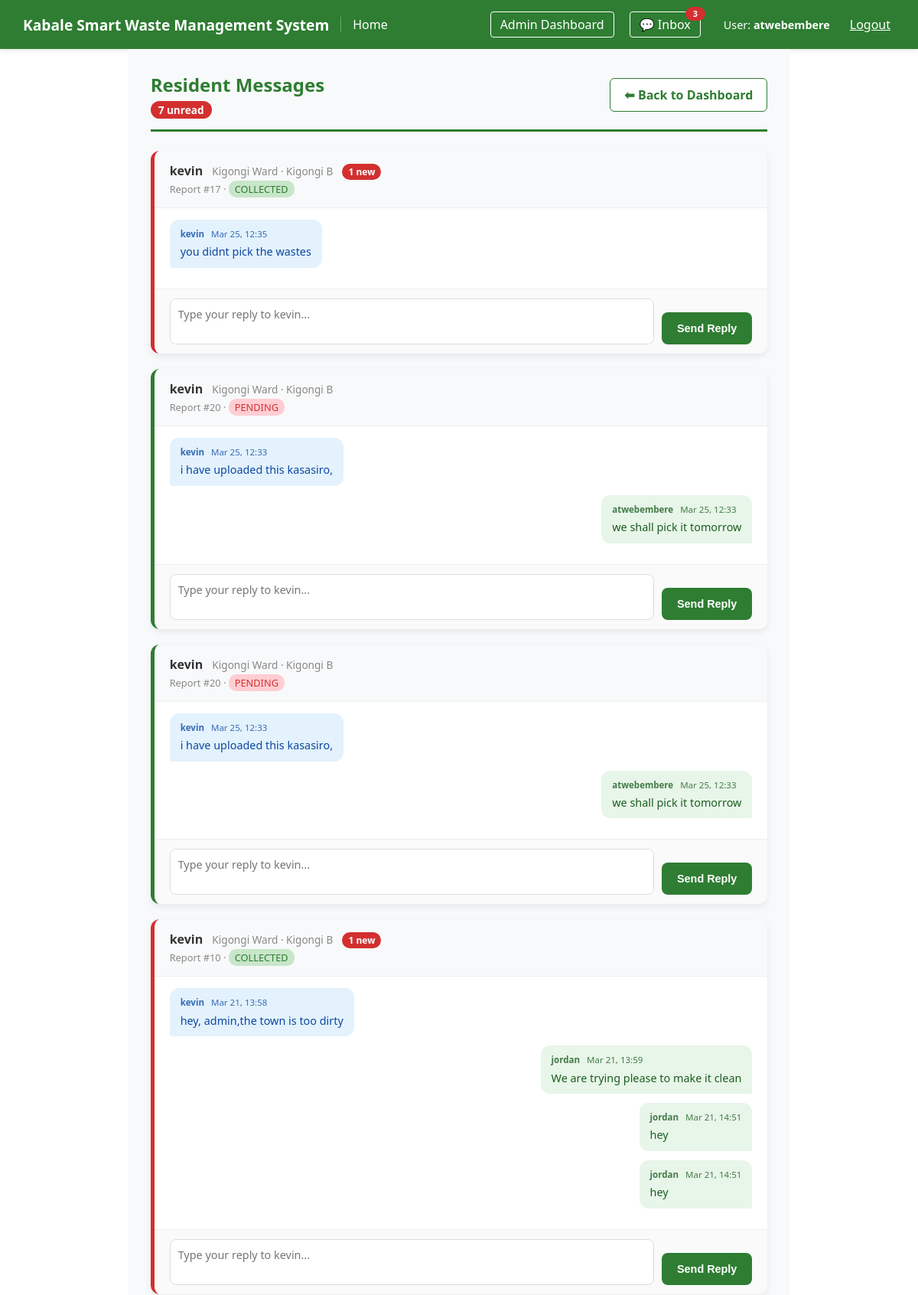
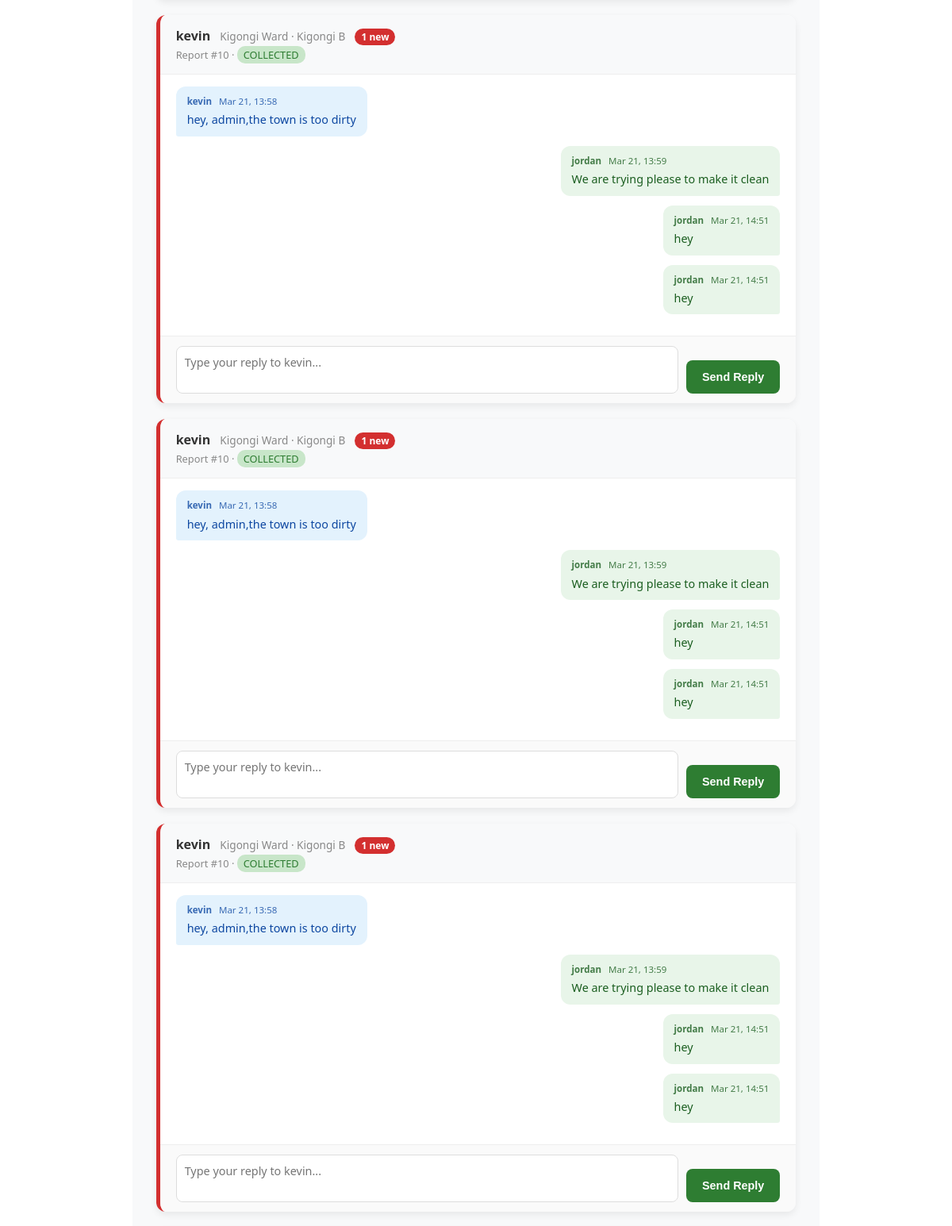
/users/messages/inbox/ (signed in, upper part), run on the app's committed database (2 pictures, top to bottom).
### users/models.py (models this page shows, shortened)
class User(AbstractUser):
    full_name = models.CharField(max_length=255, null=True, blank=True)
    DIVISION_CHOICES = [
        ('Central Division', 'Central Division'),
        ('Northern Division', 'Northern Division'),
        ('Southern Division', 'Southern Division'),
    ]
    division = models.CharField(
        max_length=50,
        choices=DIVISION_CHOICES,
        null=True,
        blank=True
    )
    ward = models.CharField(max_length=100, null=True, blank=True)
    cell = models.CharField(max_length=100, null=True, blank=True)

class WasteReport(models.Model):
    STATUS_CHOICES = [
        ('pending', 'Pending'),
        ('collected', 'Collected'),
    ]
    user = models.ForeignKey(User, on_delete=models.CASCADE, related_name='reports')
    image = models.ImageField(upload_to='waste_images/')
    latitude = models.DecimalField(max_digits=22, decimal_places=16)
    longitude = models.DecimalField(max_digits=22, decimal_places=16)
    location_address = models.CharField(max_length=500, null=True, blank=True)
    status = models.CharField(max_length=20, choices=STATUS_CHOICES, default='pending')
    created_at = models.DateTimeField(auto_now_add=True)
    updated_at = models.DateTimeField(auto_now=True)
    class Meta:
        ordering = ['-created_at']

class Message(models.Model):
    report = models.ForeignKey(
        WasteReport, on_delete=models.CASCADE, related_name='messages'
    )
    sender = models.ForeignKey(
        User, on_delete=models.CASCADE, related_name='sent_messages'
    )
    recipient = models.ForeignKey(
        User, on_delete=models.CASCADE, related_name='received_messages'
    )
    body = models.TextField()
    is_read = models.BooleanField(default=False)
    created_at = models.DateTimeField(auto_now_add=True)
    class Meta:
        ordering = ['created_at']

### users/views.py (the view)
# urls.py: path('messages/inbox/', views.AdminInboxView.as_view(), name='admin_inbox'),
class AdminInboxView(UserPassesTestMixin, TemplateView):
    template_name = 'users/admin_inbox.html'
    def test_func(self):
        return self.request.user.is_staff
    def get_context_data(self, **kwargs):
        context = super().get_context_data(**kwargs)
        reports_with_messages = (
            WasteReport.objects
            .filter(messages__isnull=False)
            .distinct()
            .select_related('user')
            .prefetch_related('messages__sender')
            .order_by('-messages__created_at')
        )
        inbox = []
        for report in reports_with_messages:
            unread = report.messages.filter(recipient=self.request.user, is_read=False).count()
            inbox.append({'report': report, 'unread': unread})
        context['inbox']        = inbox
        context['total_unread'] = sum(i['unread'] for i in inbox)
        return context

### users/context_processors.py (called while the page is built)
def unread_message_count(request):
    if request.user.is_authenticated and request.user.is_staff:
        count = Message.objects.filter(recipient=request.user, is_read=False).count()
        return {'total_unread_messages': count}
    return {'total_unread_messages': 0}

### templates/users/admin_inbox.html (shortened to what this page needs)
{% extends 'base.html' %}
{% block content %}
<div style="padding: 30px; background: #f8f9fa; min-height: 100vh;">
    <div class="inbox-header">
        <div>
            <h2 style="color: #2e7d32; margin: 0;">Resident Messages</h2>
            <p style="color: #666; margin: 5px 0 0 0;">
                {% if total_unread > 0 %}
                    <span style="background: #d32f2f; color: white; padding: 2px 10px; border-radius: 20px; font-size: 0.85em; font-weight: bold;">
                        {{ total_unread }} unread
                    </span>
                {% else %}
                    All messages read
                {% endif %}
            </p>
        </div>
        <a href="{% url 'admin_dashboard' %}" class="btn-back">
            ⬅ Back to Dashboard
        </a>
    </div>
    {% for item in inbox %}
    {% with report=item.report %}
    <div style="background: white; border-radius: 12px; margin-bottom: 20px; box-shadow: 0 4px 10px rgba(0,0,0,0.07); overflow: hidden;
        border-left: 5px solid {% if item.unread > 0 %}#d32f2f{% else %}#2e7d32{% endif %};">
        <div class="inbox-report-header">
            <div>
                <strong style="color: #333;">{{ report.user.get_full_name|default:report.user.username }}</strong>
                <span style="color: #888; font-size: 0.85em; margin-left: 8px;">{{ report.user.ward }} Ward · {{ report.user.cell }}</span>
                {% if item.unread > 0 %}
                    <span style="background: #d32f2f; color: white; padding: 2px 8px; border-radius: 20px; font-size: 0.75em; font-weight: bold; margin-left: 8px;">
                        {{ item.unread }} new
                    </span>
                {% endif %}
            </div>
            <div style="font-size: 0.8em; color: #888; margin-top: 4px;">
                Report #{{ report.id }} ·
                <span style="padding: 2px 8px; border-radius: 10px;
                    {% if report.status == 'pending' %}background: #ffcdd2; color: #d32f2f;
                    {% else %}background: #c8e6c9; color: #2e7d32;{% endif %}">
                    {{ report.status|upper }}
                </span>
            </div>
        </div>
        <div style="padding: 15px 20px; max-height: 300px; overflow-y: auto;">
            {% for msg in report.messages.all %}
            <div style="margin-bottom: 12px; display: flex;
                {% if msg.sender.is_staff %}justify-content: flex-end;{% else %}justify-content: flex-start;{% endif %}">
                <div class="chat-bubble {% if msg.sender.is_staff %}bubble-admin{% else %}bubble-resident{% endif %}">
                    <div style="font-weight: bold; font-size: 0.8em; margin-bottom: 4px; opacity: 0.8;">
                        {{ msg.sender.get_full_name|default:msg.sender.username }}
                        <span style="font-weight: normal; margin-left: 6px;">{{ msg.created_at|date:"M d, H:i" }}</span>
                    </div>
                    {{ msg.body }}
                </div>
            </div>
            {% endfor %}
        </div>
        <div style="padding: 12px 20px; border-top: 1px solid #eee; background: #fafafa;">
            <form method="POST" action="{% url 'admin_reply_message' report.id %}" class="reply-form">
                <textarea name="body" rows="2"
                    placeholder="Type your reply to {{ report.user.first_name|default:report.user.username }}..."
                    class="reply-textarea"
                    onfocus="this.style.borderColor='#2e7d32'"
                    onblur="this.style.borderColor='#ddd'"></textarea>
                <button type="submit" class="reply-btn reply-btn-green">
                    Send Reply
                </button>
            </form>
        </div>
    </div>
    {% endwith %}
    {% endfor %}
</div>
{% endblock %}

### templates/base.html (shortened to what this page needs)
<!DOCTYPE html>
<html lang="en">
<head>
</head>
<body>
<nav style="display: flex; justify-content: space-between; align-items: center; padding: 15px 30px; background: #2e7d32; color: white; box-shadow: 0 2px 5px rgba(0,0,0,0.1);">
    <div style="display: flex; align-items: center;">
        <a href="{% url 'home' %}" class="nav-title" style="color: white; font-size: 1.2em; font-weight: bold;">
            Kabale Smart Waste Management System
        </a>
        <span class="nav-link-separator"></span>
        <a href="{% url 'home' %}" class="nav-home-link" style="color: white; font-size: 1em;">Home</a>
    </div>
    <div class="nav-right" id="navRight">
        {% if user.is_authenticated %}
            {% if user.is_staff %}
                <a href="{% url 'admin_dashboard' %}" style="color: white; border: 1px solid white; padding: 5px 12px; border-radius: 4px;">
                    Admin Dashboard
                </a>
                <a href="{% url 'admin_inbox' %}" class="nav-inbox-btn">
                    💬 Inbox
                    {% if total_unread_messages > 0 %}
                        <span class="inbox-badge">{{ total_unread_messages }}</span>
                    {% endif %}
                </a>
            {% else %}
                <a href="{% url 'resident_dashboard' %}" style="color: white; border: 1px solid white; padding: 5px 12px; border-radius: 4px;">My Reports</a>
                <a href="{% url 'report_waste' %}" style="color: #ffd700; font-weight: bold;">+ Report Waste</a>
            {% endif %}
            <span class="nav-user-info" style="margin-left: 10px; font-size: 0.9em; color: white;">
                User: <strong>{{ user.username }}</strong>
            </span>
            <form action="{% url 'logout' %}" method="post" style="display: inline;">
                <button type="submit" style="background: none; border: none; color: white; cursor: pointer; text-decoration: underline; font-family: inherit; font-size: 1em;">
                    Logout
                </button>
            </form>
        {% else %}
            <a href="{% url 'login' %}" style="color: white;">Login</a>
            <a href="{% url 'register' %}" style="background: white; color: #2e7d32; padding: 6px 15px; border-radius: 4px; font-weight: bold;">Register</a>
        {% endif %}
    </div>
</nav>
<div class="container">
    {% block content %}
    {% endblock %}
</div>
</body>
</html>

### templates/base.html (style rules this page uses)
body { font-family: 'Segoe UI', Tahoma, Geneva, Verdana, sans-serif; margin: 0; background-color: #ffffff; display: flex; flex-direction: column; min-height: 100vh; }
nav a { text-decoration: none; transition: opacity 0.3s; }
.container { max-width: 1200px; margin: auto; background: transparent; flex: 1; }
.nav-link-separator { border-left: 1px solid rgba(255,255,255,0.3); margin-left: 15px; padding-left: 15px; height: 20px; display: inline-block; vertical-align: middle; }
.nav-inbox-btn { position: relative; color: white; border: 1px solid white; padding: 5px 12px; border-radius: 4px; text-decoration: none; font-size: 1em; transition: opacity 0.3s; }
.inbox-badge { position: absolute; top: -7px; right: -7px; background: #d32f2f; color: white; font-size: 0.68em; font-weight: bold; padding: 2px 5px; border-radius: 10px; line-height: 1.3; min-width: 16px; text-align: center; }
.nav-right { display: flex; align-items: center; gap: 20px; }

### templates/users/admin_inbox.html (style rules this page uses)
.inbox-header { display: flex; justify-content: space-between; align-items: center; border-bottom: 3px solid #2e7d32; padding-bottom: 15px; margin-bottom: 25px; }
.btn-back { text-decoration: none; color: #2e7d32; font-weight: bold; padding: 10px 18px; background: white; border: 1px solid #2e7d32; border-radius: 6px; white-space: nowrap; transition: 0.3s; }
.inbox-report-header { padding: 15px 20px; background: #f8f9fa; border-bottom: 1px solid #eee; }
.chat-bubble { max-width: 70%; padding: 10px 14px; border-radius: 12px; font-size: 0.9em; line-height: 1.5; }
.bubble-admin { background: #e8f5e9; color: #1b5e20; border-bottom-right-radius: 3px; }
.bubble-resident { background: #e3f2fd; color: #0d47a1; border-bottom-left-radius: 3px; }
.reply-form { display: flex; gap: 10px; align-items: flex-end; }
.reply-textarea { flex: 1; padding: 10px; border: 1px solid #ddd; border-radius: 8px; font-size: 0.9em; resize: none; font-family: inherit; outline: none; transition: border-color 0.2s; }
.reply-btn { padding: 10px 20px; border: none; border-radius: 8px; font-weight: bold; cursor: pointer; height: 42px; align-self: flex-end; white-space: nowrap; font-size: 0.9em; transition: background 0.2s; }
.reply-btn-green { background: #2e7d32; color: white; }

### data on the page
User: username "atwebembere"
WasteReport: report.user.get_full_name "kevin", report.user.ward "Kigongi", report.user.cell "Kigongi B", unread "1", report.id "17", report.status "COLLECTED", body "Type your reply to kevin..."
Message: sender.get_full_name "kevin", created_at "Mar 25, 12:35", body "you didnt pick the wastes"
WasteReport: report.user.get_full_name "kevin", report.user.ward "Kigongi", report.user.cell "Kigongi B", report.id "20", report.status "PENDING", body "Type your reply to kevin..."
Message: sender.get_full_name "kevin", created_at "Mar 25, 12:33", body "i have uploaded this kasasiro,"
Message: sender.get_full_name "atwebembere", created_at "Mar 25, 12:33", body "we shall pick it tomorrow"
WasteReport: report.user.get_full_name "kevin", report.user.ward "Kigongi", report.user.cell "Kigongi B", unread "1", report.id "10", report.status "COLLECTED", body "Type your reply to kevin..."
Message: sender.get_full_name "kevin", created_at "Mar 21, 13:58", body "hey, admin,the town is too dirty"
Message: sender.get_full_name "jordan", created_at "Mar 21, 13:59", body "We are trying please to make it clean"
Message: sender.get_full_name "jordan", created_at "Mar 21, 14:51", body "hey"
Message: sender.get_full_name "jordan", created_at "Mar 21, 14:51", body "hey"

### other printed values
{{ total_unread_messages }} "3"
{{ total_unread }} "7"
